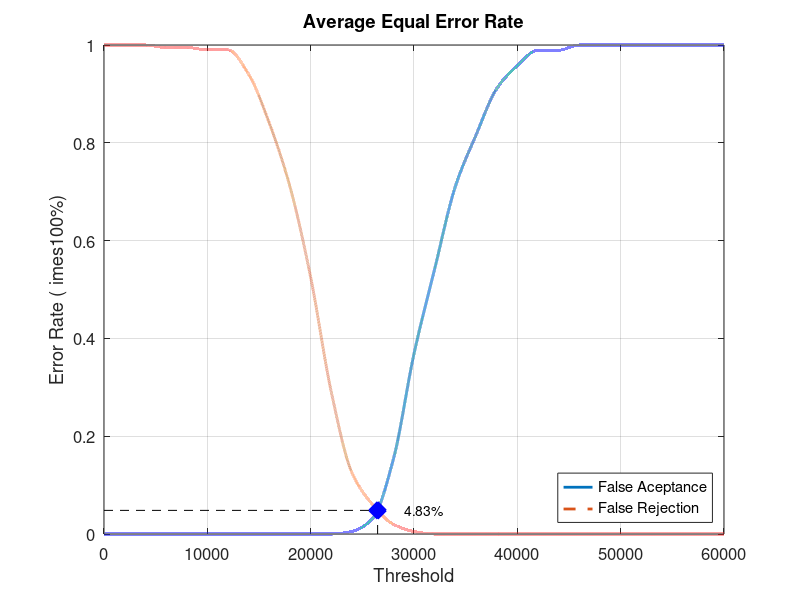
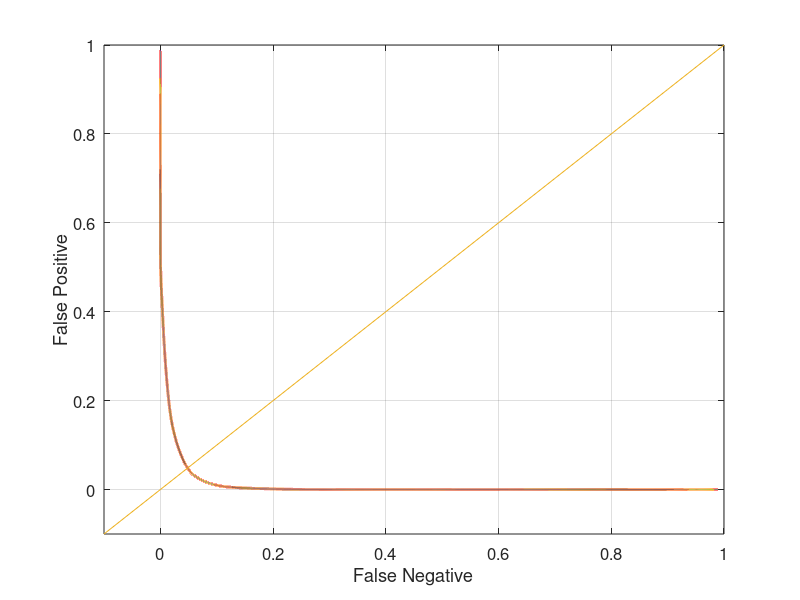

Source code (MATLAB) for these figures, in order:
close all;
clear;
clc;
x = 0:2000:60000;
xq = 0:0.5:60000;

y0 = [0 0 0 0 0 0 0 0 0 0 0 0 0.00526316 0.0315789 0.152632 0.368421 0.542105 0.710526 0.815789 0.910526 0.957895 0.989474 0.989474 1 1 1 1 1 1 1 1]
yy0 = interp1(x, y0, xq, 'pchip');
y1 = [1 1 1 0.995 0.995 0.99 0.99 0.94 0.84 0.71 0.525 0.29 0.125 0.06 0.02 0.005 0 0 0 0 0 0 0 0 0 0 0 0 0 0 0]
yy1 = interp1(x, y1, xq, 'pchip');

% Calculating EER: 
y2 = abs(y0 - y1);
find(y2 == min(y2))
yy2 = abs(yy0 - yy1);
xEER = find(yy2 == min(yy2));
xEERIndex = xq(xEER) % X-axis EER
yEER = yy0(xEER) % Y-axis EER

main = figure
plot(xq, yy0,'-','LineWidth', 2);	hold on
plot(xq, yy1,'--','LineWidth', 2);	hold on
plot([xEERIndex xEERIndex], [0 yEER], 'k--');	hold on
plot([0 xEERIndex], [yEER yEER], 'k--');	hold on
plot(xEERIndex, yEER, 'bx', 'LineWidth', 10);	hold on
text(xEERIndex + 10 * xEERIndex / 100, yEER, [num2str(round((10000 * yEER)) / 100) '%'])
legend('False Aceptance', 'False Rejection', 'Location', 'SouthEast')
xlabel('Threshold')
ylabel('Error Rate (	imes100%)')
title('Average Equal Error Rate')
set(gca, 'FontSize', 12)
axis([0 60000 0 1])
grid on

print(main, 'Database4_4Main', '-dpng');
FNRxFPR = figure('Color', [1 1 1]);
plot(yy1, yy0, '-', yy1, yy0, 'LineWidth', 2);
hold on
y = -0.1:0.1:1
plot(y, y); 
set(gca, 'FontSize', 12)
xlabel('False Negative')
ylabel('False Positive')
axis([-0.1 1 -0.1 1])
set(gca, 'FontSize', 12)
grid on

print(FNRxFPR, 'Database4_4FNRxFPR','-dpng');
